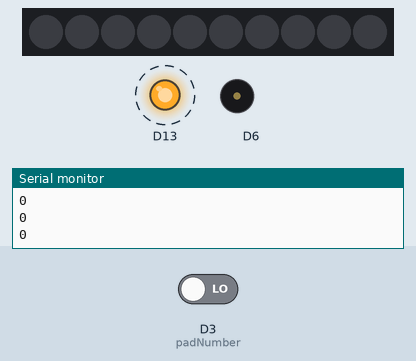
Recording of a sketch running on a simulated Adafruit Circuit Playground Express. Shown: 10 RGB LEDs in strip order, left to right, output pins drawn as LEDs (lit = HIGH), buzzer (waves = sounding), the last lines printed to the serial monitor. Dashed ring = blinking. The test bench sets the inputs (shaded band); at power-on: D3 (padNumber) LOW. Dim RGB values are drawn brighter than linear.

Above: at 1.2 s.
1.3 s: D3 (padNumber) driven HIGH
At 1.46 s:
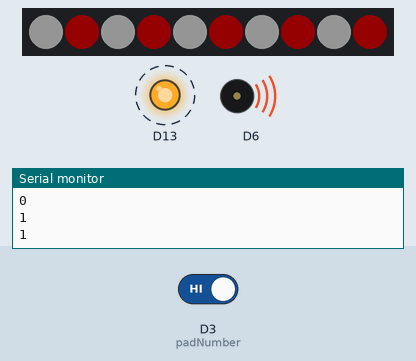
3.1 s: D3 (padNumber) driven LOW
At 4.7 s:
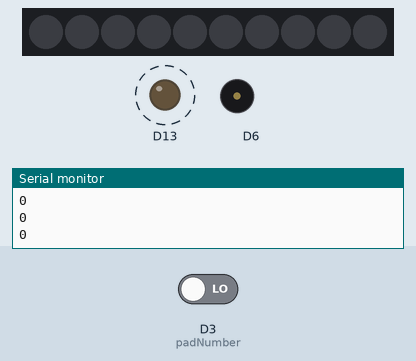
6.1 s: D3 (padNumber) driven HIGH
At 6.45 s:
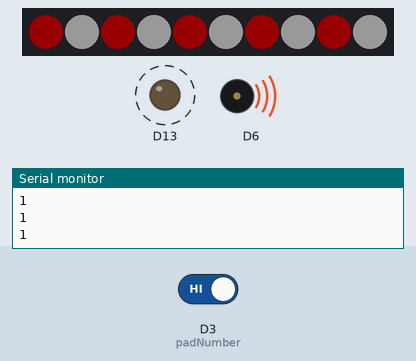
Timing chart, 0 to 15.1 s (numbered marks = the images above; inputs shaded):
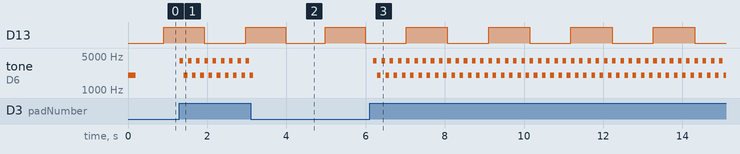

The sketch:

interloperdetector.ino
```cpp
// Adafruit Circuit Playground
// Digital IR Motion Sensor Demo - a.k.a. Interloper Detector
// 2017-10-15 Derek Jacobs!

// The DFRobot digital IR motion sensor outputs a digital signal when movement is detected.
// If you're using the DKC3 provided kit:
// Connect the red clip to the 3.3v pad
// Connect the black clip to a ground (GND) pad
// Connect the green clip to a digital pad. We assume #3 by default, so change it below if you use another one.

// Power it up and wait 1-2 seconds for the sensor to get a snapshot of the still room.
// It works by averaging the IR image over time and looking for abrupt changes.

#include <Adafruit_CircuitPlayground.h>

/* ******************* */

// Where is the sensor output connected?
const int padNumber = 3;

// How much blinding interloper brightness do we want to start with? range is one byte (0-255).
// 255 is not quite like staring into the sun, but close. We'll ramp up to 255 the longer the alarm sounds.
const int brightnessDefault = 10;
int brightnessCurrent = brightnessDefault;

// toggle red LED #13 after this many main loops.
const int frequency = 10;

/* ****************** */

bool pitchHigh = false;
bool lightsHigh = false;

// blink the red #13 LED to indicate we're alive
void heartbeat()
{
  static int counter = 0;
  static int lighton = false;

  if (++counter >= frequency)
  {
    counter = 0;
    lighton = !lighton;
    CircuitPlayground.redLED(lighton);
  }
}

/* ******************* */

void setup() {
  // Initialize Circuit Playground and turn on serial output for monitor/debugging
  CircuitPlayground.begin(brightnessCurrent); // make the pixels super bright for maximum interloper blinding potential
  Serial.begin(115200);

  // Beep once to indicate we're loaded.
  CircuitPlayground.playTone(2000, 200, false);
}

void loop() {
  // proof of life to place fear into the heart of interlopers
  heartbeat();

  // Read the sensor and check for interlopers
  bool motion = (digitalRead(padNumber) == HIGH);
  Serial.println(motion); // view this in realtime with Arduino IDE using Tools -> Serial Monitor, or graph it with Tools -> Serial Plotter.

  CircuitPlayground.clearPixels();
  if (motion) // INTERLOPER DETECTED!!1!
  {
    pitchHigh = !pitchHigh;
    lightsHigh = !lightsHigh;

    // gradually blind the interloper
    brightnessCurrent += 5;
    if (brightnessCurrent > 255) brightnessCurrent = 255;
    CircuitPlayground.setBrightness(brightnessCurrent);

    // scare the interloper with blinking lights
    for (int p = 0; p<10; p++)
    {
      bool red = (lightsHigh && p % 2 == 0) || (!lightsHigh && p % 2 != 0);
      if (red) CircuitPlayground.setPixelColor(p, CircuitPlayground.colorWheel(0)); // RED
      else CircuitPlayground.setPixelColor(p, 0xFFFFFF); // WHITE
    }

    // scare the interloper by sounding the alarm
    int pitch = 2000 + (2000 * pitchHigh); // kind of hacky to multiply something by a 'false' boolean to zero it... welcome to technical debt
    CircuitPlayground.playTone(pitch, 90, false);

    // tazering the interloper is not implemented and left as an exercise for the user
  }
  else // interloper ran away probably
  {
    brightnessCurrent = brightnessDefault;
  }

  delay(100); // milliseconds to wait for the interloper to run away
}
```

Measured:
- after the input at 1.3 s, tone on D6: silent → 4000 Hz at once, then repeats every 0.21 s: silent 0.01 s, 2000 Hz 0.09 s, silent 0.01 s, 4000 Hz 0.09 s; the LEDs: first change at once (image 1 shows a later state)
- after the input at 3.1 s, tone on D6: goes on until 3.2 s, then stays silent; the LEDs: change after 0.08 s (image 2)
- after the input at 6.1 s, tone on D6: silent → 4000 Hz after 0.09 s, then repeats every 0.21 s: silent 0.01 s, 2000 Hz 0.09 s, silent 0.01 s, 4000 Hz 0.09 s; the LEDs: first change after 0.09 s (image 3 shows a later state)
- by itself, D13: alternates HIGH for 1.0 s and LOW for 1.0 s
